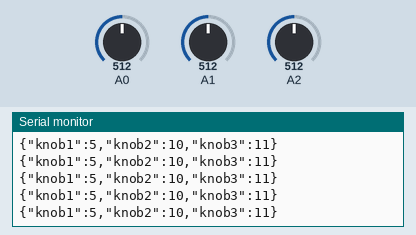
A sketch run on a simulated Arduino Uno, built with avr-gcc and run on an emulated ATmega328P. On the bench: the last lines printed to the serial monitor. The test bench sets the inputs (shaded band); at power-on: A1 = 512, A2 = 512, A0 = 512.

Above: at 1.2 s.
1.3 s: A1 set to 493
At 2.0 s:
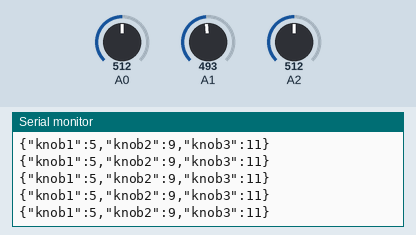
4.3 s: A2 set to 473
At 5.4 s:
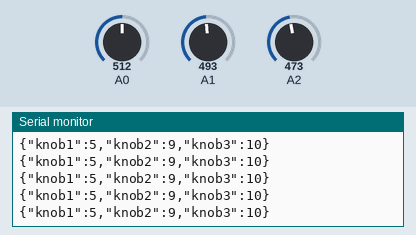
7.3 s: A2 set to 445
At 8.0 s:
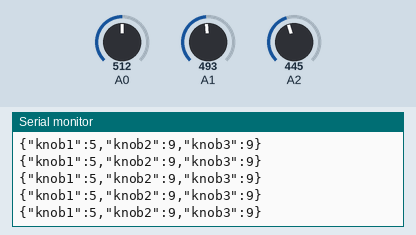
10.3 s: A0 set to 1007
At 11.2 s:
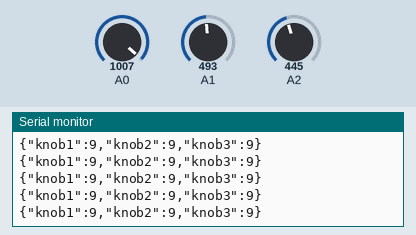
11.8 s: A0 set to 1023
At 12.6 s:
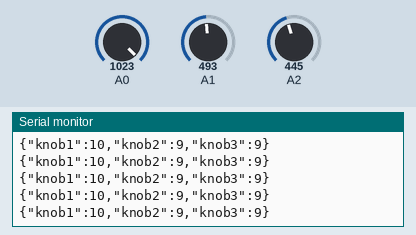
Timing chart, 0 to 14.8 s (numbered marks = the images above; inputs shaded):
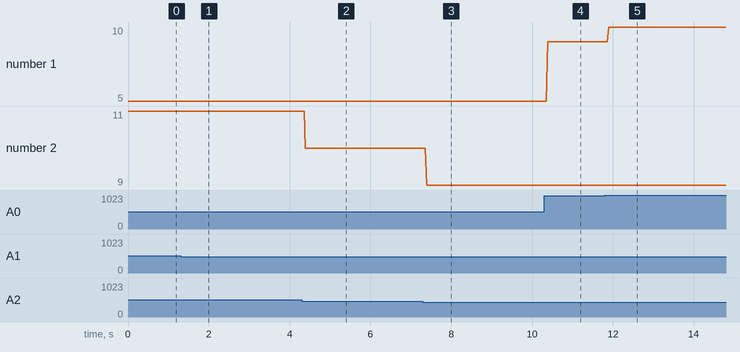

Measured:
- after the input at 1.3 s, the serial monitor: prints a new line after 0.09 s (image 1)
- after the input at 4.3 s, the serial monitor: prints a new line after 0.09 s (image 2)
- after the input at 7.3 s, the serial monitor: prints a new line after 0.10 s (image 3)
- after the input at 10.3 s, the serial monitor: prints a new line after 0.08 s (image 4)
- after the input at 11.8 s, the serial monitor: prints a new line after 0.09 s (image 5)
- plotted number 1: 9 → 10 after the input at 11.8 s

The sketch:

serial_assignment.ino
```cpp
//adding JSON library for Arduino
#include <Arduino_JSON.h>

// variables to hold previous knob states
int lastKnobState1 = 0;
int lastKnobState2 = 0;
int lastKnobState3 = 1;
// threshold of change for the knobs (range 0-100):
int threshold = 3;

// if the inputs have changed:
bool inputsChanged = false;
// a JSON object to hold the data to send:
JSONVar outgoing;

void setup() {
  // initialize serial and set input pin modes:
  Serial.begin(9600);

  // initialize value in JSON object:
  outgoing["knob1"] = 0;
  outgoing["knob2"] = 0;
  outgoing["knob3"] = 1;
}

void loop() {
  // read inputs from knobs, map if needed:
  int knobState1 = analogRead(A0);
  //knobState1 = map(knobState1, 0, 1023, 0, 10);

  int knobState2 = analogRead(A1);
 // knobState2 = map(knobState2, 0, 1023, 0, 20);

  int knobState3 = analogRead(A2);
  //knobState3 = map(knobState3, 0, 1023, 1, 21);

   // if knob 1 has changed:
  if (abs(knobState1 - lastKnobState1) > threshold) {
     knobState1 = map(knobState1, 0, 1023, 0, 10);
    outgoing["knob1"] = knobState1;
    // save knob 1 state for comparison next time:
    lastKnobState1 = knobState1;
    // set change flag so serial will send:
    inputsChanged = true;
  }

   // if knob 2 has changed:
  if (abs(knobState2 - lastKnobState2) > threshold) {
    knobState2 = map(knobState2, 0, 1023, 0, 20);
    outgoing["knob2"] = knobState2;
    // save knob 2 state for comparison next time:
    lastKnobState2 = knobState2;
    // set change flag so serial will send:
    inputsChanged = true;
  }

     // if knob 3 has changed:
  if (abs(knobState3 - lastKnobState3) > threshold) {
    knobState3 = map(knobState3, 0, 1023, 1, 21);
    outgoing["knob3"] = knobState3;
    // save knob 3 state for comparison next time:
    lastKnobState3 = knobState3;
    // set change flag so serial will send:
    inputsChanged = true;
  }
  if (inputsChanged) {
    Serial.println(outgoing);
    inputsChanged = false;
  }
}
```
